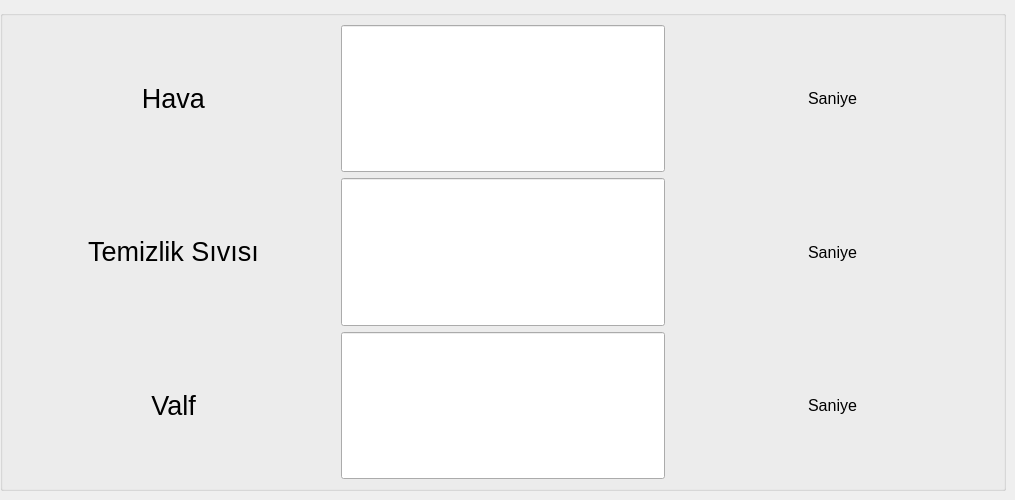
          <widget class="QWidget" name="tab_2">
           <attribute name="title">
            <string>Temizlik</string>
           </attribute>
           <widget class="QGroupBox" name="groupBox_8">
            <property name="geometry">
             <rect>
              <x>0</x>
              <y>10</y>
              <width>1006</width>
              <height>481</height>
             </rect>
            </property>
            <property name="sizePolicy">
             <sizepolicy hsizetype="Expanding" vsizetype="Expanding">
              <horstretch>0</horstretch>
              <verstretch>0</verstretch>
             </sizepolicy>
            </property>
            <property name="font">
             <font>
              <family>MS Shell Dlg 2</family>
              <pointsize>12</pointsize>
              <weight>9</weight>
              <italic>false</italic>
              <bold>false</bold>
             </font>
            </property>
            <property name="styleSheet">
             <string notr="true">
font: 75 12pt &quot;MS Shell Dlg 2&quot;;</string>
            </property>
            <property name="title">
             <string/>
            </property>
            <property name="alignment">
             <set>Qt::AlignCenter</set>
            </property>
            <layout class="QGridLayout" name="gridLayout_5">
             <item row="1" column="1">
              <widget class="QLineEdit" name="formul_water_pump_input_2">
               <property name="sizePolicy">
                <sizepolicy hsizetype="Expanding" vsizetype="Expanding">
                 <horstretch>0</horstretch>
                 <verstretch>0</verstretch>
                </sizepolicy>
               </property>
               <property name="styleSheet">
                <string notr="true">font: 22pt &quot;MS Shell Dlg 2&quot;;</string>
               </property>
               <property name="alignment">
                <set>Qt::AlignCenter</set>
               </property>
              </widget>
             </item>
             <item row="1" column="2">
              <widget class="QLabel" name="label_30">
               <property name="sizePolicy">
                <sizepolicy hsizetype="Expanding" vsizetype="Expanding">
                 <horstretch>0</horstretch>
                 <verstretch>0</verstretch>
                </sizepolicy>
               </property>
               <property name="styleSheet">
                <string notr="true">font: 12pt &quot;MS Shell Dlg 2&quot;;</string>
               </property>
               <property name="text">
                <string>Saniye</string>
               </property>
               <property name="alignment">
                <set>Qt::AlignCenter</set>
               </property>
              </widget>
             </item>
             <item row="1" column="0">
              <widget class="QLabel" name="label_33">
               <property name="sizePolicy">
                <sizepolicy hsizetype="Expanding" vsizetype="Expanding">
                 <horstretch>0</horstretch>
                 <verstretch>0</verstretch>
                </sizepolicy>
               </property>
               <property name="text">
                <string>&lt;html&gt;&lt;head/&gt;&lt;body&gt;&lt;p&gt;&lt;span style=&quot; font-size:20pt;&quot;&gt;Temizlik Sıvısı&lt;/span&gt;&lt;/p&gt;&lt;/body&gt;&lt;/html&gt;</string>
               </property>
               <property name="alignment">
                <set>Qt::AlignCenter</set>
               </property>
              </widget>
             </item>
             <item row="2" column="2">
              <widget class="QLabel" name="label_46">
               <property name="sizePolicy">
                <sizepolicy hsizetype="Expanding" vsizetype="Expanding">
                 <horstretch>0</horstretch>
                 <verstretch>0</verstretch>
                </sizepolicy>
               </property>
               <property name="styleSheet">
                <string notr="true">font: 12pt &quot;MS Shell Dlg 2&quot;;</string>
               </property>
               <property name="text">
                <string>Saniye</string>
               </property>
               <property name="alignment">
                <set>Qt::AlignCenter</set>
               </property>
              </widget>
             </item>
             <item row="0" column="0">
              <widget class="QLabel" name="label_32">
               <property name="sizePolicy">
                <sizepolicy hsizetype="Expanding" vsizetype="Expanding">
                 <horstretch>0</horstretch>
                 <verstretch>0</verstretch>
                </sizepolicy>
               </property>
               <property name="text">
                <string>&lt;html&gt;&lt;head/&gt;&lt;body&gt;&lt;p&gt;&lt;span style=&quot; font-size:20pt;&quot;&gt;Hava&lt;/span&gt;&lt;/p&gt;&lt;/body&gt;&lt;/html&gt;</string>
               </property>
               <property name="alignment">
                <set>Qt::AlignCenter</set>
               </property>
              </widget>
             </item>
             <item row="2" column="1">
              <widget class="QLineEdit" name="formul_selenoid_valve_input_2">
               <property name="sizePolicy">
                <sizepolicy hsizetype="Expanding" vsizetype="Expanding">
                 <horstretch>0</horstretch>
                 <verstretch>0</verstretch>
                </sizepolicy>
               </property>
               <property name="styleSheet">
                <string notr="true">font: 22pt &quot;MS Shell Dlg 2&quot;;</string>
               </property>
               <property name="alignment">
                <set>Qt::AlignCenter</set>
               </property>
              </widget>
             </item>
             <item row="0" column="2">
              <widget class="QLabel" name="label_45">
               <property name="sizePolicy">
                <sizepolicy hsizetype="Expanding" vsizetype="Expanding">
                 <horstretch>0</horstretch>
                 <verstretch>0</verstretch>
                </sizepolicy>
               </property>
               <property name="styleSheet">
                <string notr="true">font: 12pt &quot;MS Shell Dlg 2&quot;;</string>
               </property>
               <property name="text">
                <string>Saniye</string>
               </property>
               <property name="alignment">
                <set>Qt::AlignCenter</set>
               </property>
              </widget>
             </item>
             <item row="2" column="0">
              <widget class="QLabel" name="label_34">
               <property name="sizePolicy">
                <sizepolicy hsizetype="Expanding" vsizetype="Expanding">
                 <horstretch>0</horstretch>
                 <verstretch>0</verstretch>
                </sizepolicy>
               </property>
               <property name="text">
                <string>&lt;html&gt;&lt;head/&gt;&lt;body&gt;&lt;p&gt;&lt;span style=&quot; font-size:20pt;&quot;&gt;Valf&lt;/span&gt;&lt;/p&gt;&lt;/body&gt;&lt;/html&gt;</string>
               </property>
               <property name="alignment">
                <set>Qt::AlignCenter</set>
               </property>
              </widget>
             </item>
             <item row="0" column="1">
              <widget class="QLineEdit" name="formul_air_pump_input_2">
               <property name="sizePolicy">
                <sizepolicy hsizetype="Expanding" vsizetype="Expanding">
                 <horstretch>0</horstretch>
                 <verstretch>0</verstretch>
                </sizepolicy>
               </property>
               <property name="styleSheet">
                <string notr="true">font: 22pt &quot;MS Shell Dlg 2&quot;;</string>
               </property>
               <property name="alignment">
                <set>Qt::AlignCenter</set>
               </property>
              </widget>
             </item>
            </layout>
           </widget>
          </widget>
